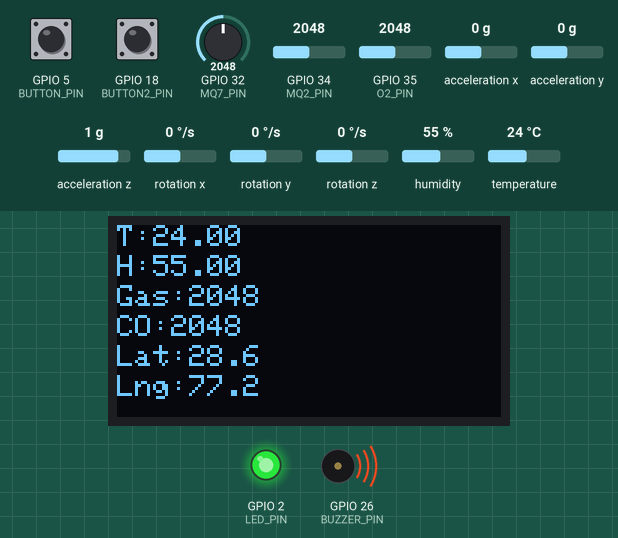
Bench run of a sketch on a simulated ESP32. On the bench: 128×64 one-colour display, output pins drawn as LEDs (lit = HIGH), buzzer (waves = sounding, pin HIGH). The inputs (shaded band) are chosen by the test bench; at power-on: humidity 55 %, GPIO 32 (MQ7_PIN) = 2048, GPIO 34 (MQ2_PIN) = 2048, temperature 24 °C, acceleration z 1 g, GPIO 5 (BUTTON_PIN) HIGH, GPIO 18 (BUTTON2_PIN) HIGH, GPIO 35 (O2_PIN) = 2048, acceleration x 0 g, acceleration y 0 g, rotation x 0 °/s, rotation y 0 °/s, rotation z 0 °/s. What the sketch prints to the serial monitor is not drawn.

Above: at 3.2 s.
3.3 s: humidity set to 22 %
At 4.9 s:
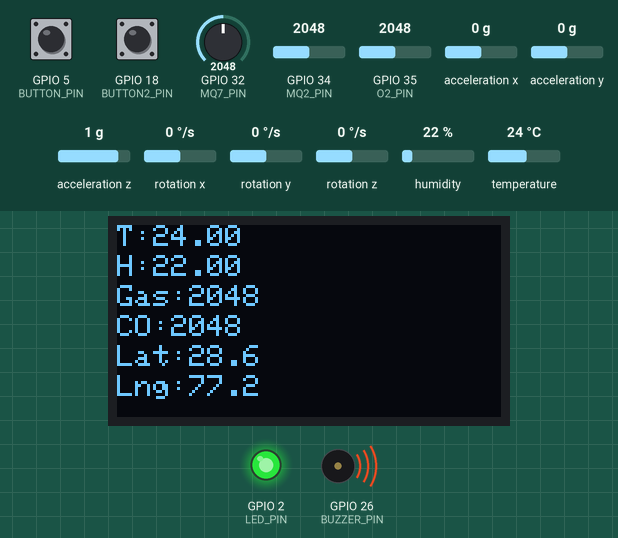
6.0 s: GPIO 32 (MQ7_PIN) set to 1960
At 6.6 s:
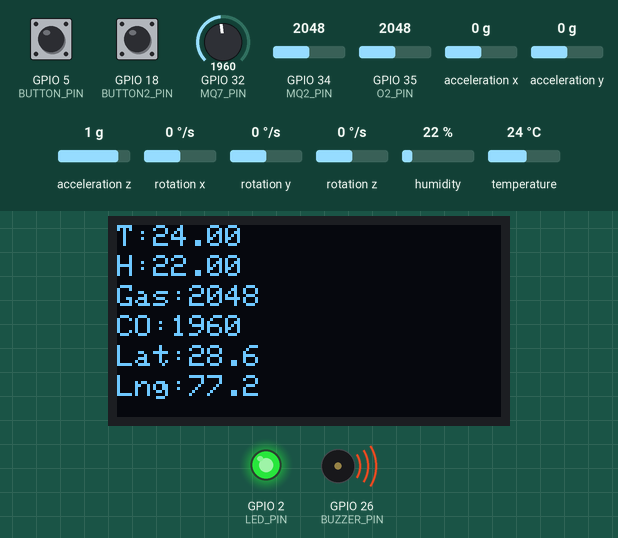
8.7 s: GPIO 34 (MQ2_PIN) set to 1930
At 11.3 s:
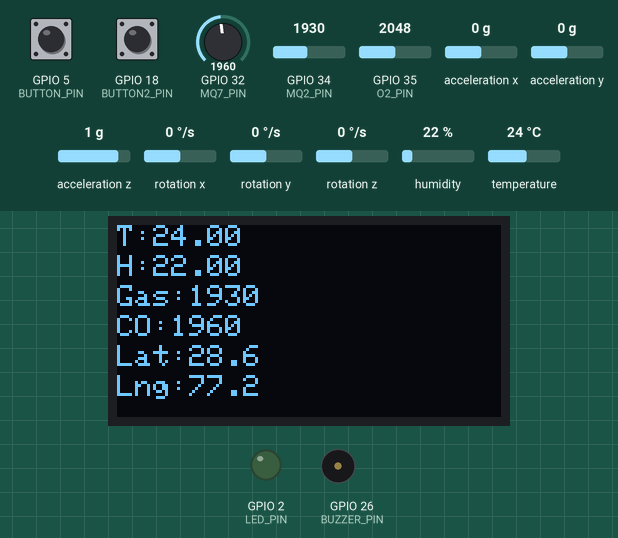
11.7 s: temperature set to 12 °C
At 13.0 s:
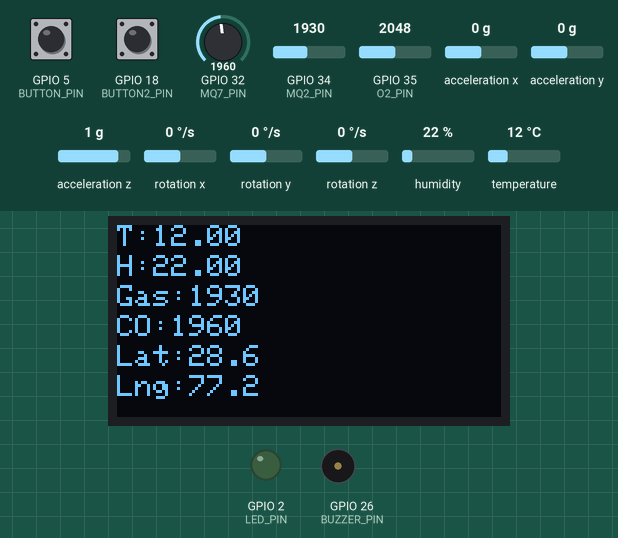
14.4 s: acceleration z set to 0.5 g
17.5 s: acceleration z set to 0.2 g
At 19.4 s:
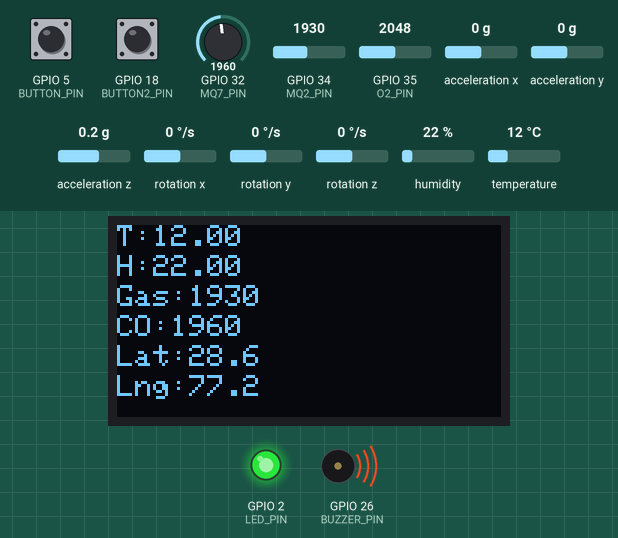
Timing chart, 0 to 20.9 s (numbered marks = the images above; inputs shaded):
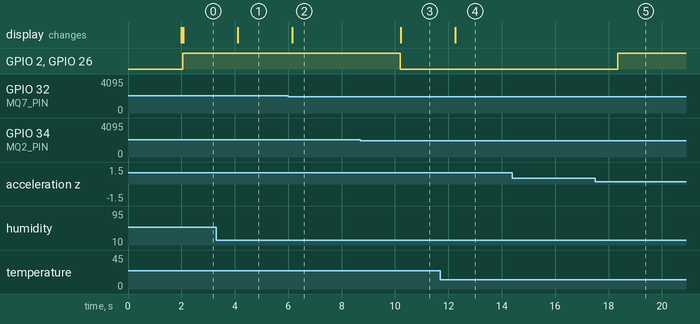

Measured:
- the behaviour switches between 2001 and 2000 on GPIO 34 (MQ2_PIN) (found by bisection; images 2 and 3)
- the behaviour switches between 0.4 and 0.3 g on acceleration z (found by bisection; images 4 and 5)
- after the input at 3.3 s, the display: changes after 0.81 s (image 1)
- after the input at 6.0 s, the display: changes after 0.14 s (image 2)
- after the input at 8.7 s, GPIO 2 (LED_PIN), GPIO 26 (BUZZER_PIN): HIGH → LOW after 1.5 s; the display: changes after 1.5 s (image 3)
- after the input at 11.7 s, the display: changes after 0.56 s (image 4)
- after the input at 14.4 s, every drawn part: stays the same
- after the input at 17.5 s, GPIO 2 (LED_PIN), GPIO 26 (BUZZER_PIN): LOW → HIGH after 0.85 s

The sketch:

sketch.ino
```cpp
#include <Wire.h>
#include <math.h>
#include <DHTesp.h>
#include <Adafruit_SSD1306.h>
#include <Adafruit_GFX.h>
#include <MPU6050.h>

// ===== PIN DEFINITIONS =====
#define DHT_PIN 15

#define MQ2_PIN 34
#define MQ7_PIN 32
#define O2_PIN 35   // ✅ fixed

#define BUTTON_PIN 5
#define BUTTON2_PIN 18

#define BUZZER_PIN 26
#define LED_PIN 2

// ===== OBJECTS =====
DHTesp dht;
MPU6050 mpu;

#define SCREEN_WIDTH 128
#define SCREEN_HEIGHT 64
Adafruit_SSD1306 display(SCREEN_WIDTH, SCREEN_HEIGHT, &Wire, -1);

// ===== GPS =====
float gpsLat = 28.6139;
float gpsLng = 77.2090;

// ===== THRESHOLDS =====
#define GAS_THRESHOLD 2000
#define CO_THRESHOLD 2000
#define O2_LOW 1500
#define TEMP_MAX 40
#define FALL_THRESHOLD 2.5

void setup() {
  Serial.begin(115200);

  pinMode(BUTTON_PIN, INPUT_PULLUP);
  pinMode(BUTTON2_PIN, INPUT_PULLUP);

  pinMode(BUZZER_PIN, OUTPUT);
  pinMode(LED_PIN, OUTPUT);

  Wire.begin(21, 22);

  dht.setup(DHT_PIN, DHTesp::DHT22);
  delay(2000);

  mpu.initialize();

  display.begin(SSD1306_SWITCHCAPVCC, 0x3C);
  display.clearDisplay();

  Serial.println("SYSTEM READY");
}

void loop() {

  // ===== DHT =====
  TempAndHumidity data = dht.getTempAndHumidity();

  // retry once if failed
  if (isnan(data.temperature) || isnan(data.humidity)) {
    delay(1000);
    data = dht.getTempAndHumidity();
  }

  if (isnan(data.temperature) || isnan(data.humidity)) {
    Serial.println("DHT ERROR!");
    return;
  }

  float temp = data.temperature;
  float hum  = data.humidity;

  // ===== ANALOG =====
  int gas = analogRead(MQ2_PIN);
  int co  = analogRead(MQ7_PIN);
  int o2  = analogRead(O2_PIN);

  // ===== MPU =====
  int16_t ax, ay, az;
  mpu.getAcceleration(&ax, &ay, &az);

  float gForce = sqrt(pow(ax/16384.0,2) +
                      pow(ay/16384.0,2) +
                      pow(az/16384.0,2));

  // ===== CONDITIONS =====
  bool danger = false;

  if (temp > TEMP_MAX) danger = true;
  if (gas > GAS_THRESHOLD) danger = true;
  if (co > CO_THRESHOLD) danger = true;
  if (o2 < O2_LOW) danger = true;

  if (gForce > FALL_THRESHOLD || gForce < 0.3) {
    Serial.println("FALL DETECTED");
    danger = true;
  }

  if (digitalRead(BUTTON_PIN) == LOW) danger = true;
  if (digitalRead(BUTTON2_PIN) == LOW) danger = true;

  // ===== OUTPUT =====
  digitalWrite(BUZZER_PIN, danger);
  digitalWrite(LED_PIN, danger);

  // ===== SERIAL =====
  Serial.print("Temp: "); Serial.println(temp);
  Serial.print("Humidity: "); Serial.println(hum);
  Serial.print("GPS: ");
  Serial.print(gpsLat); Serial.print(", ");
  Serial.println(gpsLng);

  // ===== OLED =====
  display.clearDisplay();
  display.setTextSize(1);
  display.setTextColor(WHITE);

  display.setCursor(0,0);
  display.print("T:");
  display.print(temp);

  display.setCursor(0,10);
  display.print("H:");
  display.print(hum);

  display.setCursor(0,20);
  display.print("Gas:");
  display.print(gas);

  display.setCursor(0,30);
  display.print("CO:");
  display.print(co);

  display.setCursor(0,40);
  display.print("Lat:");
  display.print(gpsLat,1);

  display.setCursor(0,50);
  display.print("Lng:");
  display.print(gpsLng,1);

  display.display();

  delay(2000);
}
```
